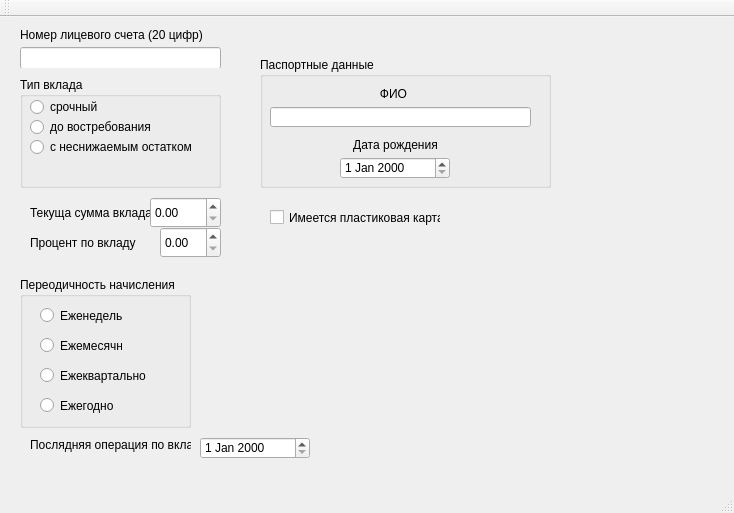
<?xml version="1.0" encoding="UTF-8"?>
<ui version="4.0">
 <class>MainWindow</class>
 <widget class="QMainWindow" name="MainWindow">
  <property name="geometry">
   <rect>
    <x>0</x>
    <y>0</y>
    <width>734</width>
    <height>513</height>
   </rect>
  </property>
  <property name="windowTitle">
   <string>MainWindow</string>
  </property>
  <widget class="QWidget" name="centralWidget">
   <widget class="QGroupBox" name="depositType">
    <property name="geometry">
     <rect>
      <x>20</x>
      <y>60</y>
      <width>201</width>
      <height>111</height>
     </rect>
    </property>
    <property name="title">
     <string>Тип вклада</string>
    </property>
    <widget class="QRadioButton" name="termDeposit">
     <property name="geometry">
      <rect>
       <x>10</x>
       <y>20</y>
       <width>95</width>
       <height>20</height>
      </rect>
     </property>
     <property name="text">
      <string>срочный</string>
     </property>
    </widget>
    <widget class="QRadioButton" name="demandDeposit">
     <property name="geometry">
      <rect>
       <x>10</x>
       <y>40</y>
       <width>141</width>
       <height>20</height>
      </rect>
     </property>
     <property name="text">
      <string>до востребования</string>
     </property>
    </widget>
    <widget class="QRadioButton" name="irreducibleDeposit">
     <property name="geometry">
      <rect>
       <x>10</x>
       <y>60</y>
       <width>181</width>
       <height>20</height>
      </rect>
     </property>
     <property name="text">
      <string>с неснижаемым остатком</string>
     </property>
    </widget>
   </widget>
   <widget class="QGroupBox" name="passportData">
    <property name="geometry">
     <rect>
      <x>260</x>
      <y>40</y>
      <width>291</width>
      <height>131</height>
     </rect>
    </property>
    <property name="title">
     <string>Паспортные данные</string>
    </property>
    <widget class="QLineEdit" name="fullnameLine">
     <property name="geometry">
      <rect>
       <x>10</x>
       <y>50</y>
       <width>261</width>
       <height>20</height>
      </rect>
     </property>
    </widget>
    <widget class="QDateEdit" name="BirthdayDate">
     <property name="geometry">
      <rect>
       <x>80</x>
       <y>100</y>
       <width>110</width>
       <height>22</height>
      </rect>
     </property>
    </widget>
    <widget class="QLabel" name="fullnameText">
     <property name="geometry">
      <rect>
       <x>110</x>
       <y>30</y>
       <width>47</width>
       <height>13</height>
      </rect>
     </property>
     <property name="text">
      <string>ФИО</string>
     </property>
     <property name="alignment">
      <set>Qt::AlignCenter</set>
     </property>
    </widget>
    <widget class="QLabel" name="BirthdayText">
     <property name="geometry">
      <rect>
       <x>90</x>
       <y>80</y>
       <width>91</width>
       <height>16</height>
      </rect>
     </property>
     <property name="text">
      <string>Дата рождения</string>
     </property>
     <property name="alignment">
      <set>Qt::AlignCenter</set>
     </property>
    </widget>
   </widget>
   <widget class="QGroupBox" name="accrualFrequency">
    <property name="geometry">
     <rect>
      <x>20</x>
      <y>260</y>
      <width>171</width>
      <height>151</height>
     </rect>
    </property>
    <property name="title">
     <string>Переодичность начисления</string>
    </property>
    <widget class="QRadioButton" name="weekly">
     <property name="geometry">
      <rect>
       <x>20</x>
       <y>30</y>
       <width>82</width>
       <height>17</height>
      </rect>
     </property>
     <property name="text">
      <string>Еженедельно</string>
     </property>
    </widget>
    <widget class="QRadioButton" name="monthly">
     <property name="geometry">
      <rect>
       <x>20</x>
       <y>60</y>
       <width>82</width>
       <height>17</height>
      </rect>
     </property>
     <property name="text">
      <string>Ежемесячно</string>
     </property>
    </widget>
    <widget class="QRadioButton" name="quarterly">
     <property name="geometry">
      <rect>
       <x>20</x>
       <y>90</y>
       <width>111</width>
       <height>17</height>
      </rect>
     </property>
     <property name="text">
      <string>Ежеквартально</string>
     </property>
    </widget>
    <widget class="QRadioButton" name="annually">
     <property name="geometry">
      <rect>
       <x>20</x>
       <y>120</y>
       <width>111</width>
       <height>17</height>
      </rect>
     </property>
     <property name="text">
      <string>Ежегодно</string>
     </property>
    </widget>
   </widget>
   <widget class="QWidget" name="depositAmount" native="true">
    <property name="geometry">
     <rect>
      <x>30</x>
      <y>180</y>
      <width>191</width>
      <height>31</height>
     </rect>
    </property>
    <widget class="QLabel" name="depositAmountText">
     <property name="geometry">
      <rect>
       <x>0</x>
       <y>0</y>
       <width>131</width>
       <height>31</height>
      </rect>
     </property>
     <property name="text">
      <string>Текуща сумма вклада</string>
     </property>
    </widget>
    <widget class="QDoubleSpinBox" name="depositAmountNumber">
     <property name="geometry">
      <rect>
       <x>120</x>
       <y>0</y>
       <width>71</width>
       <height>31</height>
      </rect>
     </property>
    </widget>
   </widget>
   <widget class="QWidget" name="depositInterest" native="true">
    <property name="geometry">
     <rect>
      <x>30</x>
      <y>210</y>
      <width>191</width>
      <height>31</height>
     </rect>
    </property>
    <widget class="QDoubleSpinBox" name="depositInterestNumber">
     <property name="geometry">
      <rect>
       <x>130</x>
       <y>0</y>
       <width>61</width>
       <height>31</height>
      </rect>
     </property>
    </widget>
    <widget class="QLabel" name="depositInterestText">
     <property name="geometry">
      <rect>
       <x>0</x>
       <y>0</y>
       <width>141</width>
       <height>31</height>
      </rect>
     </property>
     <property name="text">
      <string>Процент по вкладу</string>
     </property>
    </widget>
   </widget>
   <widget class="QWidget" name="lastDepositTransaction" native="true">
    <property name="geometry">
     <rect>
      <x>30</x>
      <y>420</y>
      <width>281</width>
      <height>21</height>
     </rect>
    </property>
    <widget class="QDateEdit" name="lastDepositTransactionDate">
     <property name="geometry">
      <rect>
       <x>170</x>
       <y>0</y>
       <width>110</width>
       <height>22</height>
      </rect>
     </property>
    </widget>
    <widget class="QLabel" name="lastDepositTransactionText">
     <property name="geometry">
      <rect>
       <x>0</x>
       <y>0</y>
       <width>161</width>
       <height>16</height>
      </rect>
     </property>
     <property name="text">
      <string>Послядняя операция по вкладу</string>
     </property>
    </widget>
   </widget>
   <widget class="QCheckBox" name="plasticCardAvailability">
    <property name="geometry">
     <rect>
      <x>270</x>
      <y>190</y>
      <width>171</width>
      <height>21</height>
     </rect>
    </property>
    <property name="text">
     <string>Имеется пластиковая карта</string>
    </property>
   </widget>
   <widget class="QWidget" name="accountNumber" native="true">
    <property name="geometry">
     <rect>
      <x>20</x>
      <y>10</y>
      <width>201</width>
      <height>41</height>
     </rect>
    </property>
    <widget class="QLabel" name="accountNumberText">
     <property name="geometry">
      <rect>
       <x>0</x>
       <y>0</y>
       <width>201</width>
       <height>16</height>
      </rect>
     </property>
     <property name="text">
      <string>Номер лицевого счета (20 цифр)</string>
     </property>
    </widget>
    <widget class="QLineEdit" name="accountNumberLine">
     <property name="geometry">
      <rect>
       <x>0</x>
       <y>20</y>
       <width>201</width>
       <height>22</height>
      </rect>
     </property>
    </widget>
   </widget>
  </widget>
  <widget class="QMenuBar" name="menuBar">
   <property name="geometry">
    <rect>
     <x>0</x>
     <y>0</y>
     <width>734</width>
     <height>21</height>
    </rect>
   </property>
  </widget>
  <widget class="QToolBar" name="mainToolBar">
   <attribute name="toolBarArea">
    <enum>TopToolBarArea</enum>
   </attribute>
   <attribute name="toolBarBreak">
    <bool>false</bool>
   </attribute>
  </widget>
  <widget class="QStatusBar" name="statusBar"/>
 </widget>
 <layoutdefault spacing="6" margin="11"/>
 <resources/>
 <connections/>
</ui>
